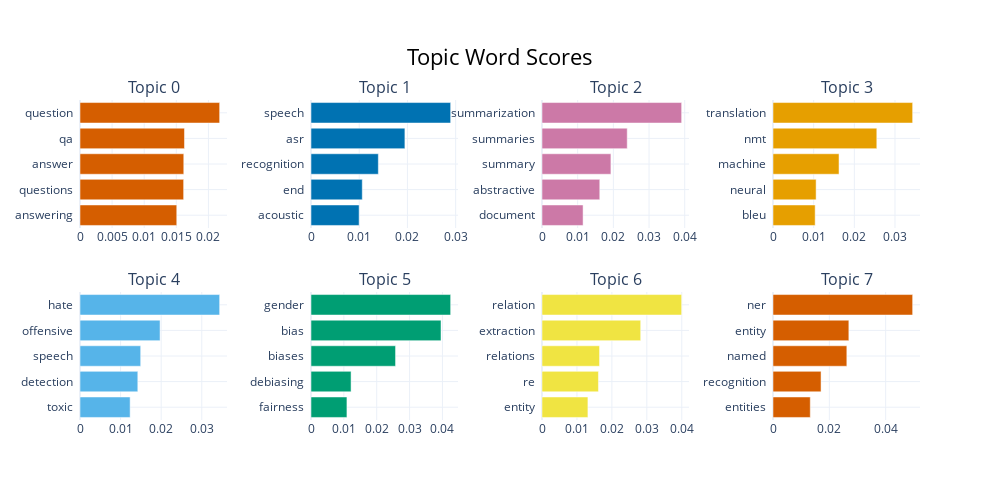

Notebook cell for this chart:
### Code cell
# Visualize each topic, with the frequency of its main keywords
topic_model.visualize_barchart()

### Figure 1 — Plotly figure (JSON) as saved in the notebook; plotly's stock layout.template omitted (floating-point values rounded to 4 significant figures)
{"data": [{"marker": {"color": "#D55E00"}, "orientation": "h", "type": "bar", "x": [0.01507, 0.01614, 0.01616, 0.01627, 0.02175], "xaxis": "x", "y": ["answering  ", "questions  ", "answer  ", "qa  ", "question  "], "yaxis": "y"}, {"marker": {"color": "#0072B2"}, "orientation": "h", "type": "bar", "x": [0.009977, 0.01064, 0.01397, 0.01948, 0.02896], "xaxis": "x2", "y": ["acoustic  ", "end  ", "recognition  ", "asr  ", "speech  "], "yaxis": "y2"}, {"marker": {"color": "#CC79A7"}, "orientation": "h", "type": "bar", "x": [0.01151, 0.01619, 0.01931, 0.02388, 0.03914], "xaxis": "x3", "y": ["document  ", "abstractive  ", "summary  ", "summaries  ", "summarization  "], "yaxis": "y3"}, {"marker": {"color": "#E69F00"}, "orientation": "h", "type": "bar", "x": [0.01037, 0.0106, 0.01624, 0.02553, 0.03434], "xaxis": "x4", "y": ["bleu  ", "neural  ", "machine  ", "nmt  ", "translation  "], "yaxis": "y4"}, {"marker": {"color": "#56B4E9"}, "orientation": "h", "type": "bar", "x": [0.01235, 0.01424, 0.01495, 0.01972, 0.0344], "xaxis": "x5", "y": ["toxic  ", "detection  ", "speech  ", "offensive  ", "hate  "], "yaxis": "y5"}, {"marker": {"color": "#009E73"}, "orientation": "h", "type": "bar", "x": [0.01093, 0.01219, 0.02573, 0.03956, 0.0425], "xaxis": "x6", "y": ["fairness  ", "debiasing  ", "biases  ", "bias  ", "gender  "], "yaxis": "y6"}, {"marker": {"color": "#F0E442"}, "orientation": "h", "type": "bar", "x": [0.01314, 0.01615, 0.01646, 0.02824, 0.03996], "xaxis": "x7", "y": ["entity  ", "re  ", "relations  ", "extraction  ", "relation  "], "yaxis": "y7"}, {"marker": {"color": "#D55E00"}, "orientation": "h", "type": "bar", "x": [0.01324, 0.01706, 0.02621, 0.02693, 0.04958], "xaxis": "x8", "y": ["entities  ", "recognition  ", "named  ", "entity  ", "ner  "], "yaxis": "y8"}], "layout": {"annotations": [{"font": {"size": 16}, "showarrow": false, "text": "Topic 0", "x": 0.0875, "xanchor": "center", "xref": "paper", "y": 1, "yanchor": "bottom", "yref": "paper"}, {"font": {"size": 16}, "showarrow": false, "text": "Topic 1", "x": 0.3625, "xanchor": "center", "xref": "paper", "y": 1, "yanchor": "bottom", "yref": "paper"}, {"font": {"size": 16}, "showarrow": false, "text": "Topic 2", "x": 0.6375, "xanchor": "center", "xref": "paper", "y": 1, "yanchor": "bottom", "yref": "paper"}, {"font": {"size": 16}, "showarrow": false, "text": "Topic 3", "x": 0.9125, "xanchor": "center", "xref": "paper", "y": 1, "yanchor": "bottom", "yref": "paper"}, {"font": {"size": 16}, "showarrow": false, "text": "Topic 4", "x": 0.0875, "xanchor": "center", "xref": "paper", "y": 0.4, "yanchor": "bottom", "yref": "paper"}, {"font": {"size": 16}, "showarrow": false, "text": "Topic 5", "x": 0.3625, "xanchor": "center", "xref": "paper", "y": 0.4, "yanchor": "bottom", "yref": "paper"}, {"font": {"size": 16}, "showarrow": false, "text": "Topic 6", "x": 0.6375, "xanchor": "center", "xref": "paper", "y": 0.4, "yanchor": "bottom", "yref": "paper"}, {"font": {"size": 16}, "showarrow": false, "text": "Topic 7", "x": 0.9125, "xanchor": "center", "xref": "paper", "y": 0.4, "yanchor": "bottom", "yref": "paper"}], "height": 500, "hoverlabel": {"bgcolor": "white", "font": {"family": "Rockwell", "size": 16}}, "showlegend": false, "title": {"font": {"color": "Black", "size": 22}, "text": "Topic Word Scores", "x": 0.5, "xanchor": "center", "yanchor": "top"}, "width": 1000, "xaxis": {"anchor": "y", "domain": [0, 0.175], "showgrid": true}, "xaxis2": {"anchor": "y2", "domain": [0.275, 0.45], "showgrid": true}, "xaxis3": {"anchor": "y3", "domain": [0.55, 0.725], "showgrid": true}, "xaxis4": {"anchor": "y4", "domain": [0.825, 1], "showgrid": true}, "xaxis5": {"anchor": "y5", "domain": [0, 0.175], "showgrid": true}, "xaxis6": {"anchor": "y6", "domain": [0.275, 0.45], "showgrid": true}, "xaxis7": {"anchor": "y7", "domain": [0.55, 0.725], "showgrid": true}, "xaxis8": {"anchor": "y8", "domain": [0.825, 1], "showgrid": true}, "yaxis": {"anchor": "x", "domain": [0.6, 1], "showgrid": true}, "yaxis2": {"anchor": "x2", "domain": [0.6, 1], "showgrid": true}, "yaxis3": {"anchor": "x3", "domain": [0.6, 1], "showgrid": true}, "yaxis4": {"anchor": "x4", "domain": [0.6, 1], "showgrid": true}, "yaxis5": {"anchor": "x5", "domain": [0, 0.4], "showgrid": true}, "yaxis6": {"anchor": "x6", "domain": [0, 0.4], "showgrid": true}, "yaxis7": {"anchor": "x7", "domain": [0, 0.4], "showgrid": true}, "yaxis8": {"anchor": "x8", "domain": [0, 0.4], "showgrid": true}}}
